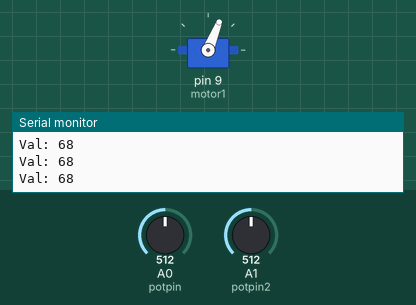
This sketch was run on a simulated Arduino Uno, built with avr-gcc and run on an emulated ATmega328P. Parts: servo, the last lines printed to the serial monitor. The test bench sets the inputs (shaded band); at power-on: A0 (potpin) = 512, A1 (potpin2) = 512.

Above: at 1.2 s.
1.3 s: A0 (potpin) set to 900
At 2.0 s:
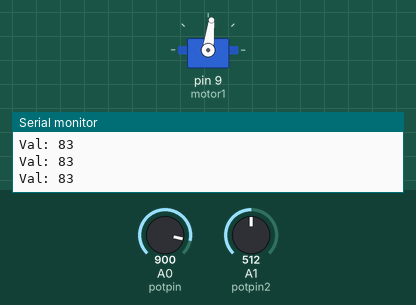
2.8 s: A0 (potpin) set to 122
At 3.3 s:
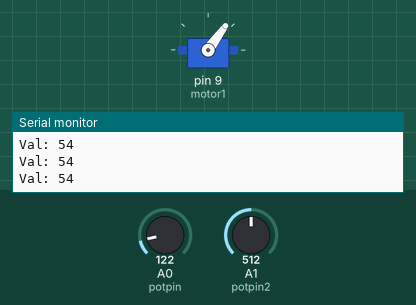
4.3 s: A0 (potpin) set to 511
At 5.7 s:
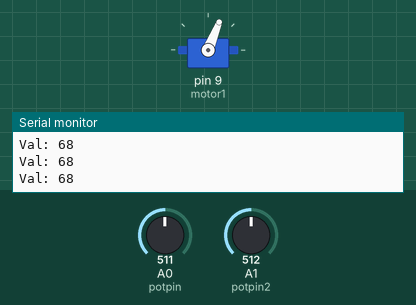
Timing chart, 0 to 7.3 s (numbered marks = the images above; inputs shaded):
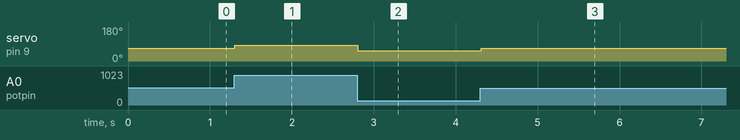

The sketch:

Multi_knobs.ino
```cpp
/*
 Controlling a servo position using a potentiometer (variable resistor)
 by Michal Rinott <http://people.interaction-ivrea.it/m.rinott>

 modified on 8 Nov 2013
 by Scott Fitzgerald
 http://www.arduino.cc/en/Tutorial/Knob
*/

#include <Servo.h>

static const int VCC = 5;
Servo motor1;  // create servo object to control the motor
Servo motor2;

int potpin = 0;  // analog pin used to connect the potentiometer
int potpin2 = 1;
int analog;
int analog2;
int val;    // variable to read the value from the analog pin
int val2;

char str[32];

void setup() {
  Serial.begin(9600);
  Serial.println("Analog\tMapped");
  motor1.attach(9);  // attaches the servo on pin 9 to the servo object
//  motor2.attach(10);
}

void loop() {
  analog = analogRead(potpin);            // reads the value of the potentiometer (value between 0 and 1023)
  analog2 = analogRead(potpin2);
  val = map(analog, 0, 1083, 50, 90);     // scale it to use it with the servo (value between 0 and 180)
  sprintf(str, "Val: %d", val);
  Serial.println(str);
  val2 = constrain(analog2, 50,90);
  motor1.write(val);                  // sets the servo position according to the scaled value
//  motor2.write(val2);
  delay(15);                           // waits for the servo to get there
}
```

Measured:
- after the input at 1.3 s, servo on pin 9 (motor1): 68° → 83° at once
- after the input at 2.8 s, servo on pin 9 (motor1): 83° → 54° at once
- after the input at 4.3 s, servo on pin 9 (motor1): 54° → 68° at once
